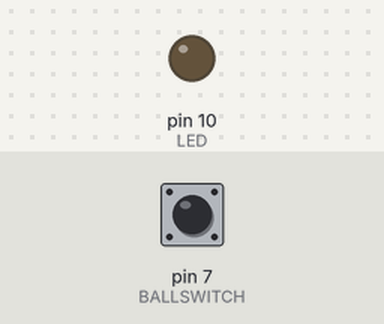
This sketch was run on a simulated Arduino Uno, built with avr-gcc and run on an emulated ATmega328P. On the bench: output pins drawn as LEDs (lit = HIGH). The test bench sets the inputs (shaded band); at power-on: pin 7 (BALLSWITCH) LOW.

Above: at 1.2 s.
1.3 s: pin 7 (BALLSWITCH) pulled HIGH for 0.15 s
At 1.37 s:
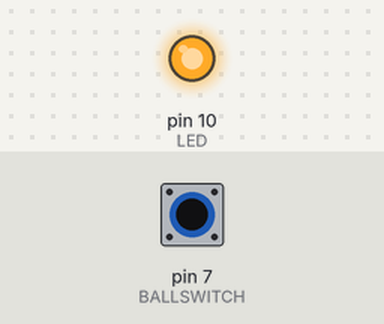
2.9 s: pin 7 (BALLSWITCH) pulled HIGH for 3.2 s
At 7.0 s:
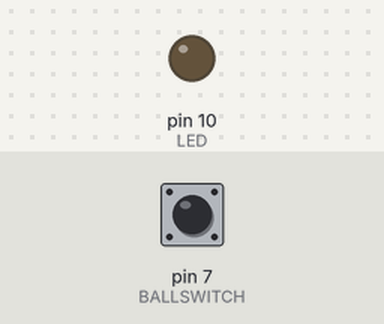
Timing chart, 0 to 8.5 s (numbered marks = the images above; inputs shaded):
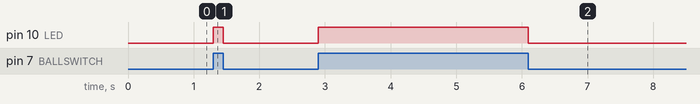

Measured:
- after the input at 1.3 s, pin 10 (LED): LOW → HIGH at once, → LOW 0.15 s later
- after the input at 2.9 s, pin 10 (LED): LOW → HIGH at once, → LOW 3.2 s later

The sketch:

Ball_Switch.ino
```cpp
/*
  Ball Switch

  It just turns on the LED if the ball activates the switch.
*/

#define LED 10
#define BALLSWITCH 7
int Led  =  10;
int sensor = 7;

void setup(){
  pinMode(LED, OUTPUT);
  pinMode(BALLSWITCH, INPUT);
}

void loop(){
  int value = digitalRead(BALLSWITCH);
  if(value==HIGH){
    digitalWrite(LED, HIGH);
  }else{
    digitalWrite(LED, LOW);
  }
}
```
